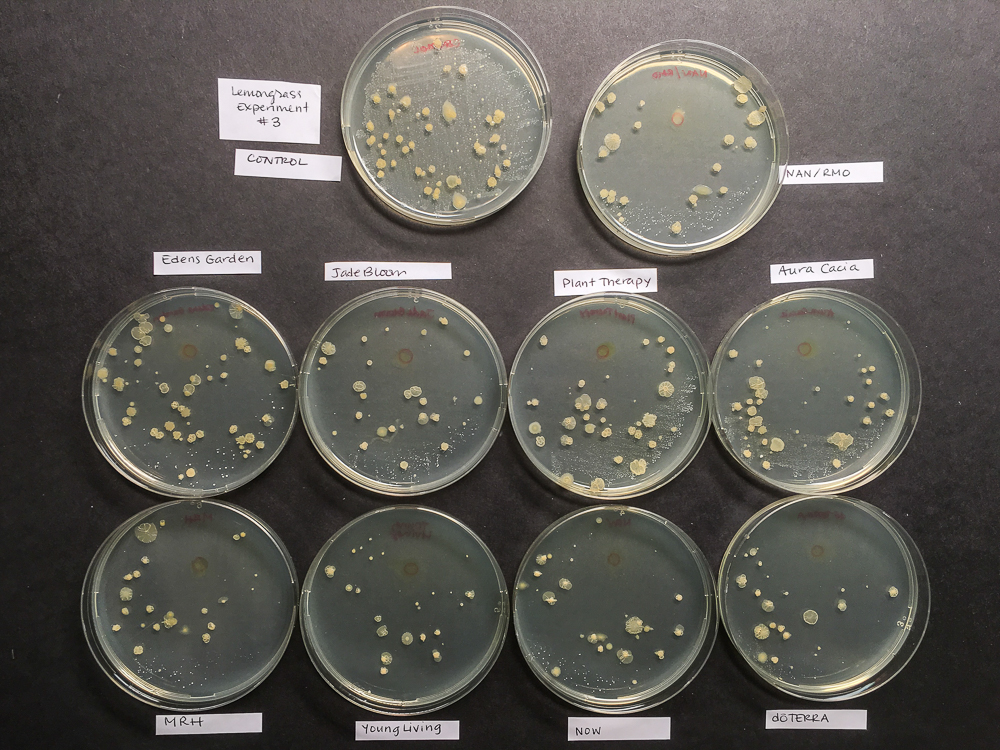
#> input picture bacterial_colonies.jpg, 1000 x 750 px
$ jupyter execute final_code.ipynb
#> lines starting #> are read from the running program, lines starting #| are printed output that depends on the picture; after the words box and inside, x2 and y2 are one past the last pixel; in counts of white or black regions, pixels touching at a corner belong together; long printed decimals are rounded
[cell 1]
# Import libraries

import timeit
import numpy as np
import matplotlib.pyplot as plt
import matplotlib.image as mpimg
import scipy.ndimage as nd
import cv2

[cell 2]
start_time = timeit.default_timer()

[cell 3]
def where_is_circle(x0, y0, r):

    # Initialize x and y coordinate arrays, which keep track of the x, y coordinate of the image
    x_range = np.ones(img.shape)
    x_range = x_range * np.arange(0, img.shape[1])
    y_range = np.ones(img.shape)

    y_dummy = np.arange(0, img.shape[0]).T
    y_range = np.ones(img.shape) * y_dummy[:, np.newaxis]

    # Mask every pixel that is within the radius of the circle and its center
    where_circle = ((x_range - x0)**2 + (y_range - y0)**2) < r**2
    where_circle = where_circle.astype(int)

    # Return mask
    return where_circle

[cell 4]
# Load image
img = cv2.imread('bacterial_colonies.jpg',0)
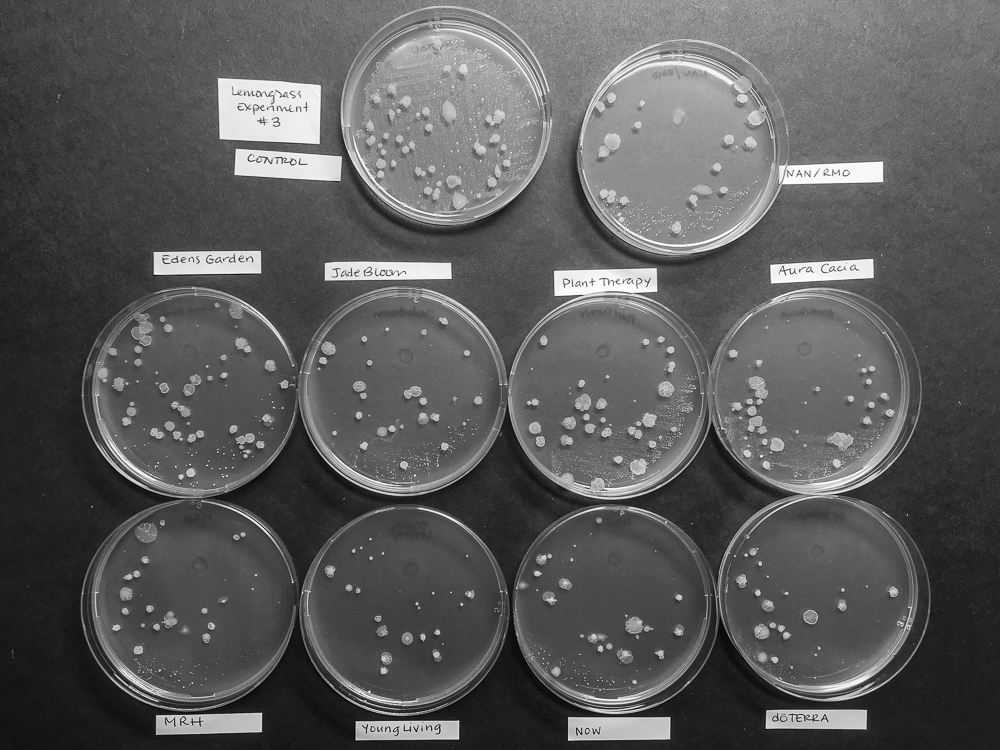
#> img: shape (750, 1000); min 0, max 255, mean 91.1
#plt.imshow(img, cmap = 'gray', interpolation = 'bicubic')

# Compute Hough transform to find circles
cimg = cv2.cvtColor(img,cv2.COLOR_GRAY2BGR)
circles = cv2.HoughCircles(img,cv2.HOUGH_GRADIENT,1.5,100,param1=300,param2=100,minRadius=100,maxRadius=200)
#> circles = [[402.8, 390.8, 105.1], [615.8, 609.8, 103.4], [818.2, 390.8, 103.3], [188.2, 605.2, 105.1], [446.2, 113.2, 106.6], [611.2, 393.8, 103.4], [401.2, 611.2, 103.3], [828.8, 597.8, 101.7], [194.2, 393.8, 103.3], [684.8, 150.8, 102.1]]
circles = np.uint16(np.around(circles))
#> circles = [[403, 391, 105], [616, 610, 103], [818, 391, 103], [188, 605, 105], [446, 113, 107], [611, 394, 103], [401, 611, 103], [829, 598, 102], [194, 394, 103], [685, 151, 102]]

[cell 5]
# Plot the found circles and their center coordinates in the original image
for i in circles[0,:]:
    # draw the outer circle
    cv2.circle(cimg,(i[0],i[1]),i[2],(0,255,0),2)
    # draw the center of the circle
    cv2.circle(cimg,(i[0],i[1]),2,(0,0,255),3)
#> this loop made 10 passes
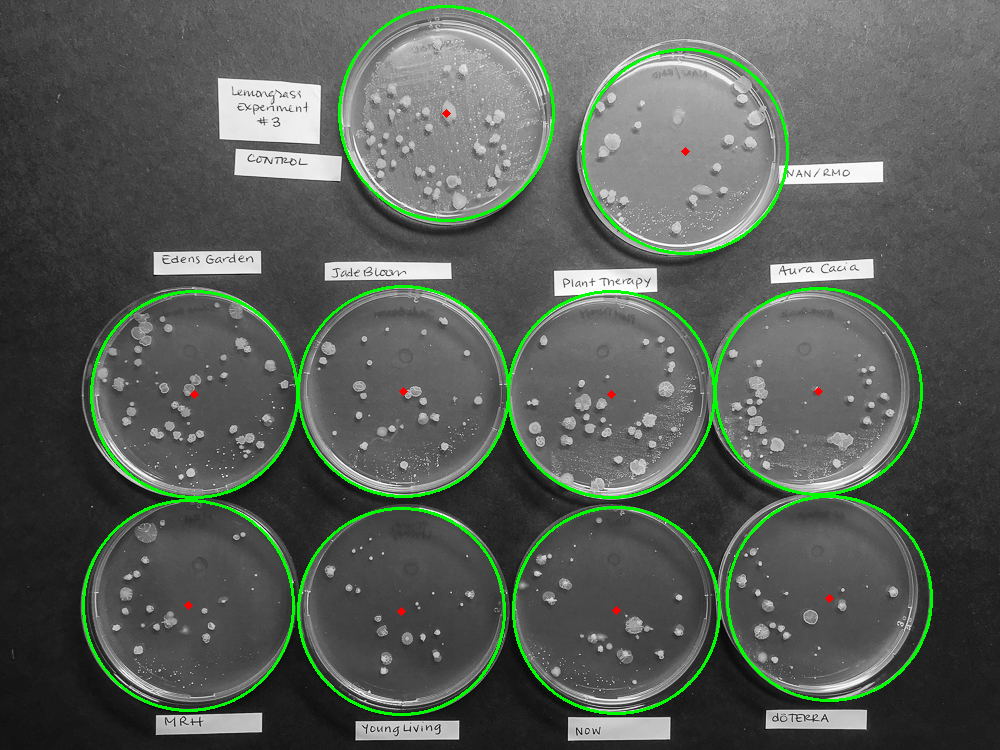
#> cimg: shape (750, 1000, 3); mean B, G, R 88.2, 94.7, 88.3
plt.figure(figsize=(10,10))
plt.imshow(cimg)
plt.title("Identified bacterial plates")

[cell 6]
# Mask generation
masks = np.zeros(img.shape) # initialize mask image

for i, circle in enumerate(circles[0]): # for every circle coordinate, make a separate mask

    # Retrieve center coordinates and radius of each circle
    x0, y0, r = circle[0], circle[1], circle[2]
    circle_mask = where_is_circle(x0, y0, r) # retrieve mask
    masks = masks + circle_mask # accumulate masks in one binary image

    # Crop the image region within the mask
    plate = circle_mask * img
    plate_cropped = plate[y0-r:y0+r, x0-r:x0+r]
    plt.imsave('Plate'+str(i)+'.png',plate_cropped) # save each plate image, cropped to include minimal background
#> this loop made 10 passes
#> pass 1, in where_is_circle, `y_range = np.ones(img.shape) * y_dummy[:, np.newaxis]`:
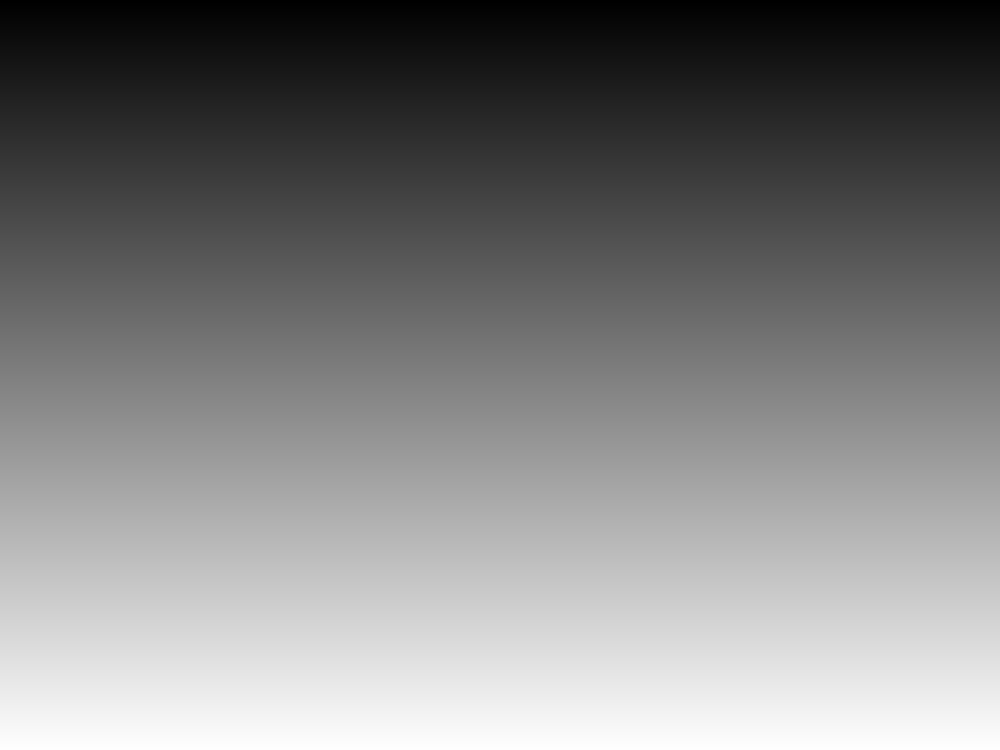
#> y_range: shape (750, 1000) float64; min 0, max 749, mean 374.5; drawn with min black and max white
#> pass 1, in where_is_circle, `where_circle = ((x_range - x0)**2 + (y_range - y0)**2) < r**2`:
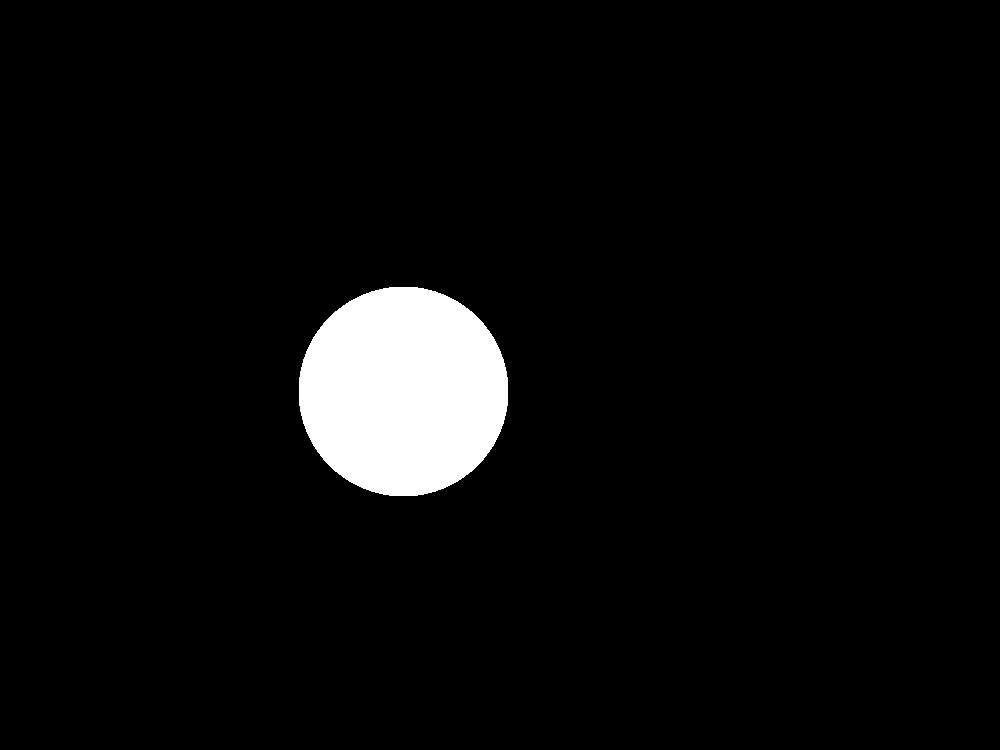
#> where_circle: shape (750, 1000) bool; 4.6% white; 1 white region, box (x1, y1, x2, y2) and area: (299, 287, 508, 496) 34609
#> after the loop:
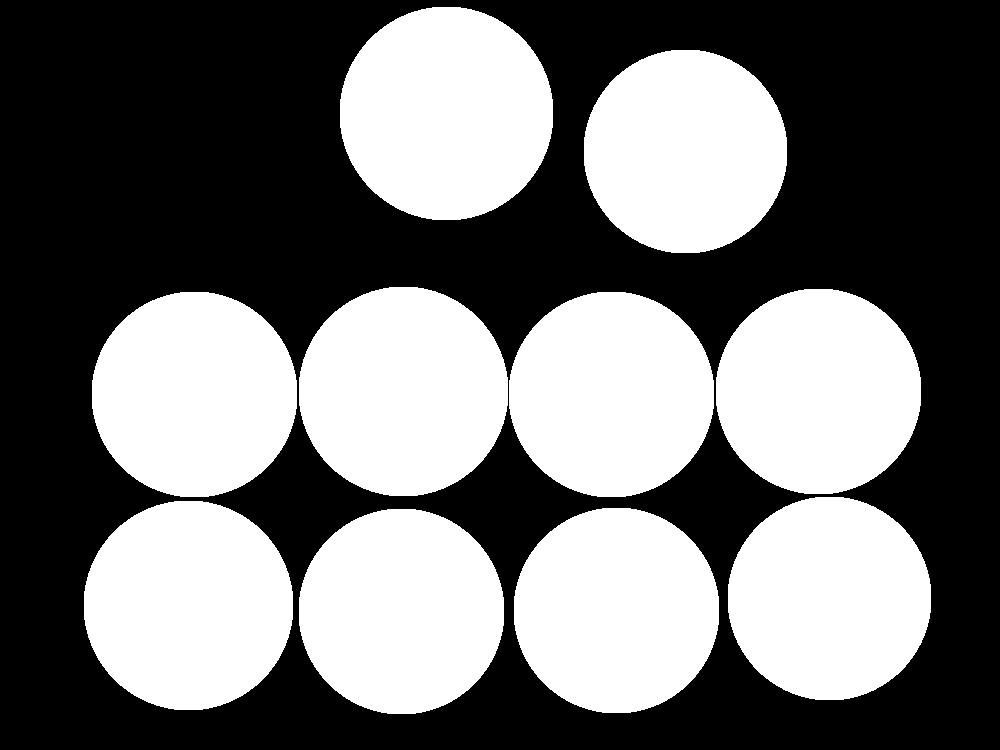
#> masks: shape (750, 1000) float64; values 0 (black) and 1 (white), 44.9% white; 10 white regions, largest, box (x1, y1, x2, y2) and area: (340, 7, 553, 220) 35949, (299, 287, 508, 496) 34609, (84, 501, 293, 710) 34609

[cell 7]
# Plot some images
fig, axes = plt.subplots(1, 2, figsize=(15,15))
axes[0].imshow(masks, cmap='gray')
axes[0].set_title("Binary mask of individual plates") # plot the binary mask

axes[1].imshow(masks*img, cmap='gray') # plot the image within the mask
axes[1].set_title("Individual plates masked")

elapsed = timeit.default_timer() - start_time
print("Code run in", "%.2f" % elapsed,"seconds")
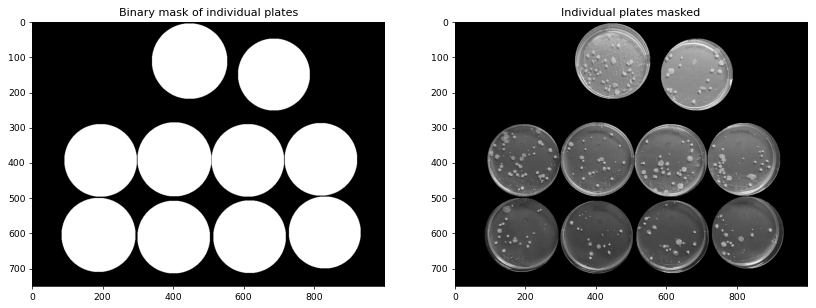
#> figure drawn by matplotlib, 2 panels

[cell 8]
# Calculate histogram for your masked image and calculate the area filled with bacteria per petri dish
for i in range(0,10,1):
    img = cv2.imread('Plate'+ str(i) + '.png',0)
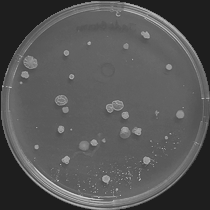
#> img: shape (210, 210); min 30, max 215, mean 85.5
    hist,bins = np.histogram(img.ravel(),256,[0,256])
#> hist = 256 values, max 9491 at index 30, min 0 at index 0, mean 172.3; bins = 257 values from 0 to 256
    plt.plot(hist)
    len_bins= len(bins)-1
#> len_bins = 256
    #here is the totaly area under the histogram
    Total_Area= sum(hist[0:len_bins])/sum(hist)
#> Total_Area = 1
    #area of bacterial colony normalized over total area
    bacteria_area= sum(hist[84:95])/sum(hist)
#> bacteria_area = 0.298
    print('Bacterial colony area in Plate',str(i), '=', bacteria_area*100)
#| Bacterial colony area in Plate 0 = 29.816
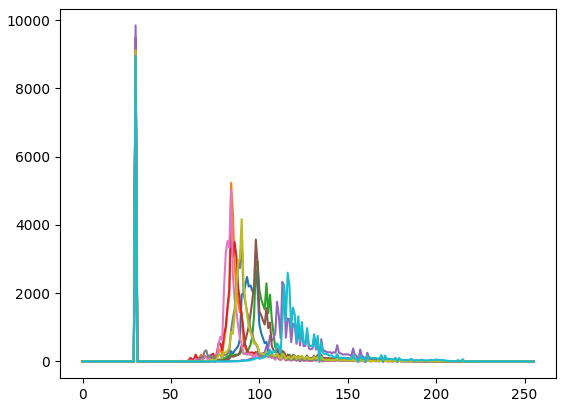
#> figure drawn by matplotlib, 1 panel; curve peaks at x = 30, y = 9491; curve peaks at x = 30, y = 9123; curve peaks at x = 30, y = 9123
